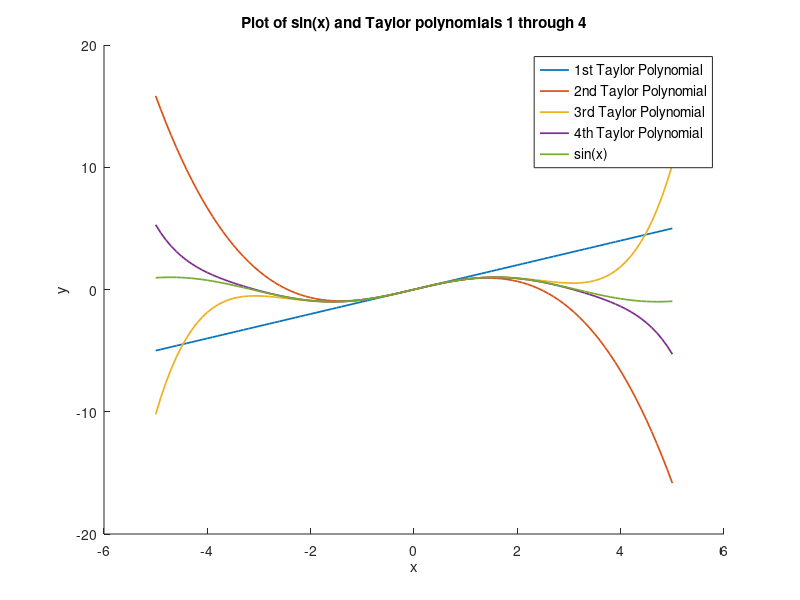

This figure's MATLAB source:
% Andrew Garwood
% Written Homework 1


clear all; close all; clc;
format long;
x = 3.1416;
y = 3.141592653589793238462643383279502884197;
z = pi;
% digits
% vpa(pi) Variable-Precision Arithmetic


clear all; close all; clc;
x = -5:0.1:5;
s = sin(x);
T1 = x;
T2 = x  - (x.^3) / factorial(3);
T3 = T2 + (x.^5) / factorial(5);
T4 = T3 - (x.^7) / factorial(7);
figure()
hold on
plot(x, T1, 'DisplayName', '1st Taylor Polynomial', 'LineWidth', 1.25); %  
plot(x, T2, 'DisplayName', '2nd Taylor Polynomial', 'LineWidth', 1.25); %      
plot(x, T3, 'DisplayName', '3rd Taylor Polynomial', 'LineWidth', 1.25); %   
plot(x, T4, 'DisplayName', '4th Taylor Polynomial', 'LineWidth', 1.25); %
plot(x, s, 'DisplayName', 'sin(x)', 'LineWidth', 1.25);
% plot(x, y, 'bo') % blue circles on line b = blue o = circle
hold off
xlabel('x')
ylabel('y')
title('Plot of sin(x) and Taylor polynomials 1 through 4')

legend('FontSize', 10)

